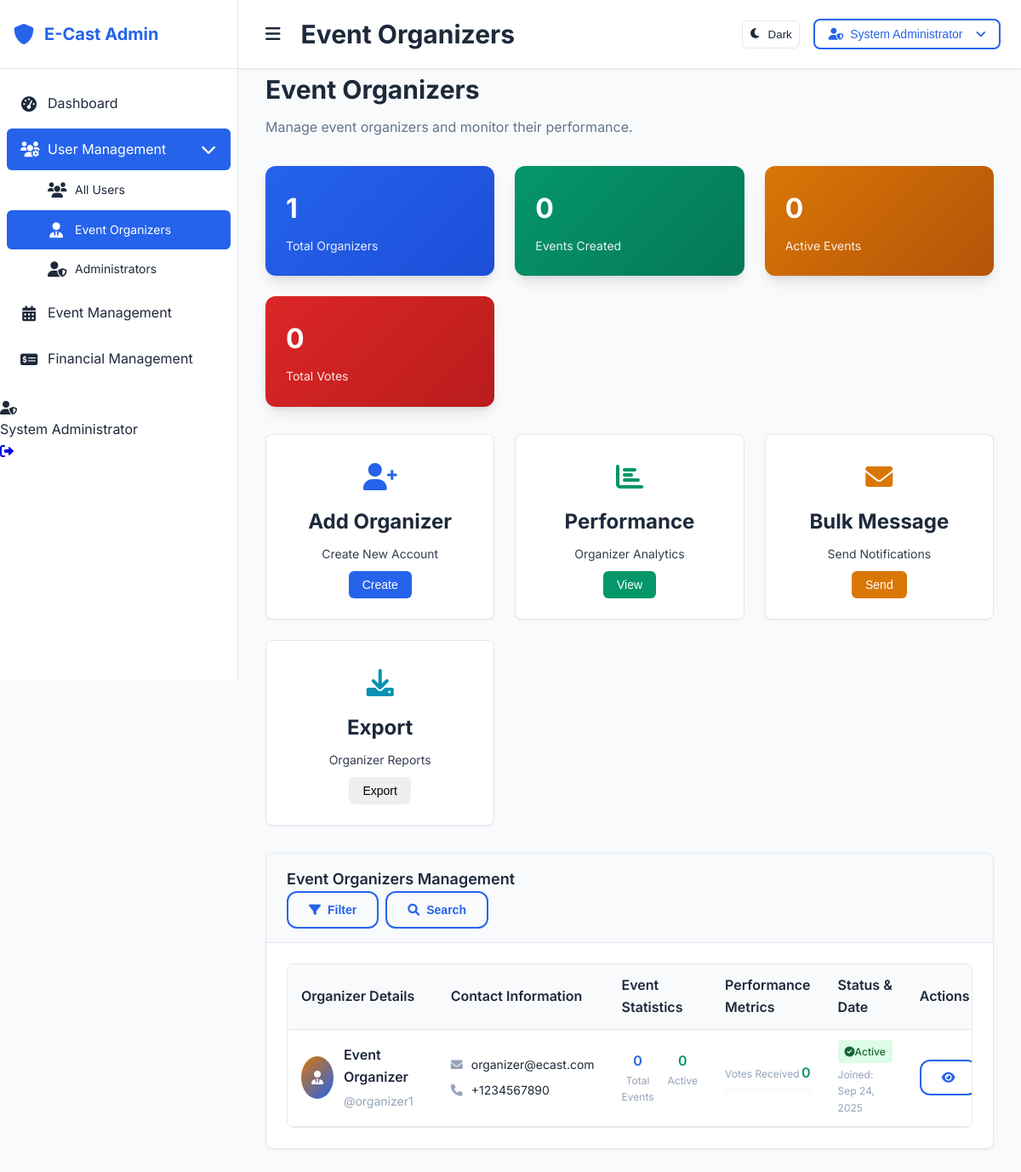
The page /admin/organizers.php (signed in) on the database its author committed.
### tables this page shows
CREATE TABLE users (
    id INT PRIMARY KEY AUTO_INCREMENT,
    username VARCHAR(50) UNIQUE NOT NULL,
    email VARCHAR(100) UNIQUE NOT NULL,
    password VARCHAR(255) NOT NULL,
    role ENUM('admin', 'organizer') NOT NULL,
    full_name VARCHAR(100) NOT NULL,
    phone VARCHAR(20),
    status ENUM('active', 'inactive') DEFAULT 'active',
    created_at TIMESTAMP DEFAULT CURRENT_TIMESTAMP,
    updated_at TIMESTAMP DEFAULT CURRENT_TIMESTAMP ON UPDATE CURRENT_TIMESTAMP
);

### admin/organizers.php (the view, shortened to what the rows shown need)
<?php
$database = new Database();
$pdo = $database->getConnection();
$stmt = $pdo->prepare("
    SELECT u.*,
           COUNT(DISTINCT e.id) as events_created,
           COALESCE(SUM(vote_counts.total_votes), 0) as total_votes,
           SUM(CASE WHEN e.status = 'active' THEN 1 ELSE 0 END) as active_events
    FROM users u
    LEFT JOIN events e ON u.id = e.organizer_id
    LEFT JOIN (
        SELECT event_id, COUNT(*) as total_votes
        FROM votes
        GROUP BY event_id
    ) vote_counts ON e.id = vote_counts.event_id
    WHERE u.role = 'organizer'
    GROUP BY u.id
    ORDER BY u.created_at DESC
");
$stmt->execute();
$organizers = $stmt->fetchAll(PDO::FETCH_ASSOC);
?>
<!DOCTYPE html>
<html lang="en" data-theme="light">
<head>
    <link href="https://cdnjs.cloudflare.com/ajax/libs/font-awesome/6.0.0/css/all.min.css" rel="stylesheet">
    <link href="../assets/css/style.css" rel="stylesheet">
</head>
<body>
    <div class="dashboard-container">
        <main class="main-content">
            <header class="header">
                <div class="header-left">
                    <h1 class="page-title mb-0">Event Organizers</h1>
                </div>
            </header>
            <div class="content" style="padding: 0 2rem;">
                <div class="page-header">
                    <h2 class="page-title">Event Organizers</h2>
                </div>
                <div style="display: grid; grid-template-columns: 1fr; gap: 1.5rem; margin-bottom: 2rem;">
                    <div class="card">
                        <div class="card-body">
                            <div class="table-responsive">
                                <table class="table">
                                    <thead>
                                        <tr>
                                            <th>Organizer Details</th>
                                            <th>Contact Information</th>
                                            <th>Event Statistics</th>
                                            <th>Performance Metrics</th>
                                            <th>Status & Date</th>
                                            <th>Actions</th>
                                        </tr>
                                    </thead>
                                    <tbody>
                                        <?php foreach ($organizers as $organizer): ?>
                                        <tr>
                                            <td>
                                                <div style="display: flex; align-items: center; gap: 0.75rem;">
                                                    <div style="width: 50px; height: 50px; border-radius: 50%; background: linear-gradient(135deg, var(--warning-color), var(--primary-color)); display: flex; align-items: center; justify-content: center; color: white;">
                                                        <i class="fas fa-user-tie"></i>
                                                    </div>
                                                    <div>
                                                        <div style="font-weight: 600; color: var(--text-color); margin-bottom: 0.25rem;"><?= htmlspecialchars($organizer['full_name']) ?></div>
                                                        <div style="font-size: 0.875rem; color: var(--text-muted);">@<?= htmlspecialchars($organizer['username']) ?></div>
                                                    </div>
                                                </div>
                                            </td>
                                            <td>
                                                <div style="font-size: 0.875rem;">
                                                    <div style="margin-bottom: 0.5rem; display: flex; align-items: center; gap: 0.5rem;">
                                                        <i class="fas fa-envelope" style="color: var(--text-muted); width: 16px;"></i>
                                                        <span><?= htmlspecialchars($organizer['email']) ?></span>
                                                    </div>
                                                    <div style="display: flex; align-items: center; gap: 0.5rem;">
                                                        <i class="fas fa-phone" style="color: var(--text-muted); width: 16px;"></i>
                                                        <span><?= htmlspecialchars($organizer['phone'] ?? 'N/A') ?></span>
                                                    </div>
                                                </div>
                                            </td>
                                            <td>
                                                <div style="display: flex; gap: 1rem;">
                                                    <div style="text-align: center;">
                                                        <div style="font-weight: 600; color: var(--primary-color);"><?= $organizer['events_created'] ?></div>
                                                        <div style="font-size: 0.75rem; color: var(--text-muted);">Total Events</div>
                                                    </div>
                                                    <div style="text-align: center;">
                                                        <div style="font-weight: 600; color: var(--success-color);"><?= $organizer['active_events'] ?></div>
                                                        <div style="font-size: 0.75rem; color: var(--text-muted);">Active</div>
                                                    </div>
                                                </div>
                                            </td>
                                            <td>
                                                <div style="display: flex; align-items: center; gap: 0.75rem;">
                                                    <div style="flex: 1;">
                                                        <div style="display: flex; justify-content: space-between; align-items: center; margin-bottom: 0.25rem;">
                                                            <span style="font-size: 0.75rem; color: var(--text-muted);">Votes Received</span>
                                                            <span style="font-weight: 600; color: var(--success-color);"><?= $organizer['total_votes'] ?></span>
                                                        </div>
                                                        <div style="background: var(--bg-secondary); border-radius: 4px; height: 6px; overflow: hidden;">
                                                        </div>
                                                    </div>
                                                </div>
                                            </td>
                                            <td>
                                                <div>
                                                    <span class="badge badge-success" style="margin-bottom: 0.25rem;">
                                                        <i class="fas fa-check-circle"></i> Active
                                                    </span>
                                                    <div style="font-size: 0.75rem; color: var(--text-muted);">
                                                        Joined: <?= date('M j, Y', strtotime($organizer['created_at'])) ?>
                                                    </div>
                                                </div>
                                            </td>
                                            <td>
                                                <div style="display: flex; gap: 0.25rem;">
                                                    <button class="btn btn-outline btn-sm" title="View Profile" onclick="viewOrganizer(<?= $organizer['id'] ?>)">
                                                        <i class="fas fa-eye"></i>
                                                    </button>
                                                </div>
                                            </td>
                                        </tr>
                                        <?php endforeach; ?>
                                    </tbody>
                                </table>
                            </div>
                        </div>
                    </div>
                </div>
            </div>
        </main>
    </div>
</body>
</html>

### rows shown on the page
users: full_name "Event Organizer", username "organizer1", email "organizer@ecast.com", phone "+1234567890", events_created "0", active_events "0", total_votes "0", created_at "Sep 24, 2025"

### other values the page prints
$user['full_name'] "System Administrator"
count($organizers) "1"
array_sum(array_column($organizers, 'events_created')) "0"
array_sum(array_column($organizers, 'active_events')) "0"
array_sum(array_column($organizers, 'total_votes')) "0"
